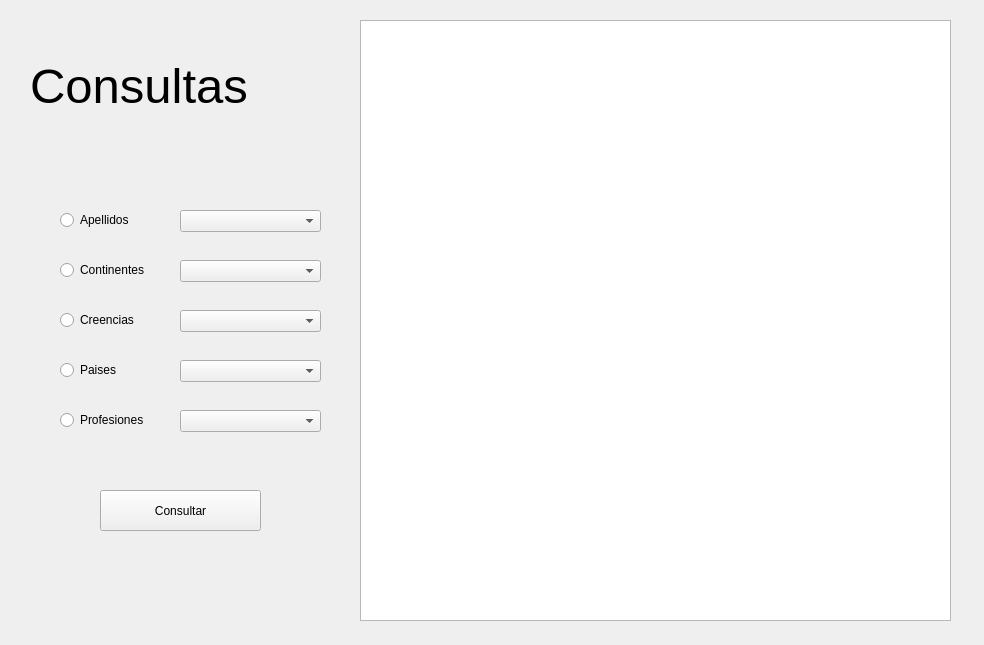
<?xml version="1.0" encoding="UTF-8"?>
<ui version="4.0">
 <class>ventanaConsultas</class>
 <widget class="QMainWindow" name="ventanaConsultas">
  <property name="geometry">
   <rect>
    <x>0</x>
    <y>0</y>
    <width>984</width>
    <height>645</height>
   </rect>
  </property>
  <property name="windowTitle">
   <string>MainWindow</string>
  </property>
  <widget class="QWidget" name="centralwidget">
   <widget class="QPlainTextEdit" name="plainTextEdit">
    <property name="geometry">
     <rect>
      <x>360</x>
      <y>20</y>
      <width>591</width>
      <height>601</height>
     </rect>
    </property>
    <property name="readOnly">
     <bool>true</bool>
    </property>
   </widget>
   <widget class="QRadioButton" name="consu_apellido">
    <property name="geometry">
     <rect>
      <x>60</x>
      <y>210</y>
      <width>101</width>
      <height>20</height>
     </rect>
    </property>
    <property name="font">
     <font>
      <pointsize>9</pointsize>
     </font>
    </property>
    <property name="text">
     <string>Apellidos</string>
    </property>
    <property name="checked">
     <bool>false</bool>
    </property>
   </widget>
   <widget class="QRadioButton" name="consu_continente">
    <property name="geometry">
     <rect>
      <x>60</x>
      <y>260</y>
      <width>101</width>
      <height>20</height>
     </rect>
    </property>
    <property name="font">
     <font>
      <pointsize>9</pointsize>
     </font>
    </property>
    <property name="text">
     <string>Continentes</string>
    </property>
    <property name="checked">
     <bool>false</bool>
    </property>
   </widget>
   <widget class="QRadioButton" name="consu_creencia">
    <property name="geometry">
     <rect>
      <x>60</x>
      <y>310</y>
      <width>101</width>
      <height>20</height>
     </rect>
    </property>
    <property name="font">
     <font>
      <pointsize>9</pointsize>
     </font>
    </property>
    <property name="text">
     <string>Creencias</string>
    </property>
    <property name="checked">
     <bool>false</bool>
    </property>
   </widget>
   <widget class="QRadioButton" name="consu_profesion">
    <property name="geometry">
     <rect>
      <x>60</x>
      <y>410</y>
      <width>101</width>
      <height>20</height>
     </rect>
    </property>
    <property name="font">
     <font>
      <pointsize>9</pointsize>
     </font>
    </property>
    <property name="text">
     <string>Profesiones</string>
    </property>
    <property name="checked">
     <bool>false</bool>
    </property>
   </widget>
   <widget class="QLabel" name="label">
    <property name="geometry">
     <rect>
      <x>30</x>
      <y>40</y>
      <width>291</width>
      <height>91</height>
     </rect>
    </property>
    <property name="font">
     <font>
      <pointsize>37</pointsize>
     </font>
    </property>
    <property name="text">
     <string>Consultas</string>
    </property>
   </widget>
   <widget class="QPushButton" name="pushButton">
    <property name="geometry">
     <rect>
      <x>100</x>
      <y>490</y>
      <width>161</width>
      <height>41</height>
     </rect>
    </property>
    <property name="font">
     <font>
      <pointsize>9</pointsize>
     </font>
    </property>
    <property name="text">
     <string>Consultar</string>
    </property>
   </widget>
   <widget class="QRadioButton" name="consu_paises">
    <property name="geometry">
     <rect>
      <x>60</x>
      <y>360</y>
      <width>101</width>
      <height>20</height>
     </rect>
    </property>
    <property name="font">
     <font>
      <pointsize>9</pointsize>
     </font>
    </property>
    <property name="text">
     <string>Paises</string>
    </property>
   </widget>
   <widget class="QComboBox" name="profesiones_comboBox">
    <property name="geometry">
     <rect>
      <x>180</x>
      <y>410</y>
      <width>141</width>
      <height>22</height>
     </rect>
    </property>
   </widget>
   <widget class="QComboBox" name="paises_comboBox">
    <property name="geometry">
     <rect>
      <x>180</x>
      <y>360</y>
      <width>141</width>
      <height>22</height>
     </rect>
    </property>
   </widget>
   <widget class="QComboBox" name="creencias_comboBox">
    <property name="geometry">
     <rect>
      <x>180</x>
      <y>310</y>
      <width>141</width>
      <height>22</height>
     </rect>
    </property>
   </widget>
   <widget class="QComboBox" name="continentes_comboBox">
    <property name="geometry">
     <rect>
      <x>180</x>
      <y>260</y>
      <width>141</width>
      <height>22</height>
     </rect>
    </property>
   </widget>
   <widget class="QComboBox" name="apellidos_comboBox">
    <property name="geometry">
     <rect>
      <x>180</x>
      <y>210</y>
      <width>141</width>
      <height>22</height>
     </rect>
    </property>
   </widget>
  </widget>
 </widget>
 <resources/>
 <connections/>
</ui>
